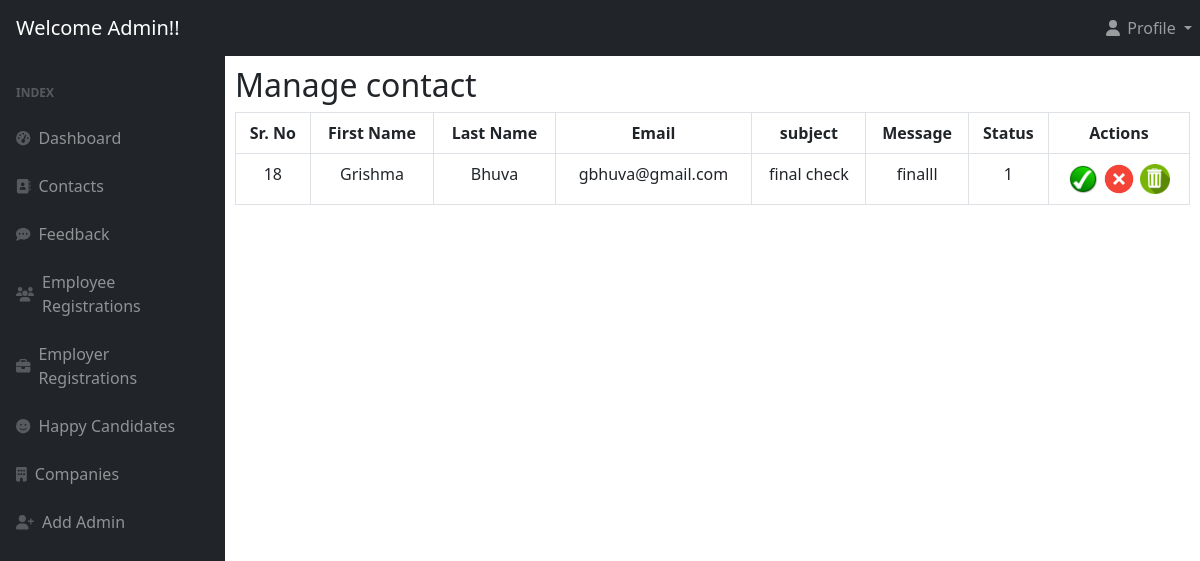
The app's page /admin/contacts.php (signed in) with its own data.
### tables this page shows
CREATE TABLE `tbl_contact` (
  `con_id` int(11) NOT NULL,
  `con_fname` varchar(80) NOT NULL,
  `con_lname` varchar(255) NOT NULL,
  `con_email` varchar(80) NOT NULL,
  `con_subject` varchar(200) NOT NULL,
  `con_message` text NOT NULL,
  `con_status` int(11) NOT NULL
);

### admin/contacts.php (the view, shortened to what this page needs)
	<?php
	include("header.php");
	include("connect.php");
	?>
	<body style="padding:10px;">
	<div class="row">
	<div class="box col-md-12">
    <div class="box-inner">
    <div class="box-header well" data-original-title="">
        <a><h2><i class="glyphicon glyphicon-wrench"></i> Manage contact</h2></a>
    </div>
    <div class="box-content">
    <div style="overflow:auto">
	<table class="table table-bordered bootstrap-datatable">
    <thead>
    <tr>
	     <th class="text-center">Sr. No</th>
        <th class="text-center">First Name </th>
		<th class="text-center">Last Name</th>
				<th class="text-center">Email</th>
			<th class="text-center">subject</th>
				<th class="text-center">Message</th>
        <th class="text-center"> Status </th>
		<th class="text-center">Actions</th>
    </tr>
    </thead>
    <tbody>
	<?php
	$sel="select * from tbl_contact";
	$q=mysqli_query($connection,$sel);
	while($row=mysqli_fetch_array($q))
	{
		?>
    <tr>
	     <td class="text-center"><?php echo $row['con_id'];?></td>
        <td class="text-center"><?php echo $row['con_fname'];?></td>
		 <td class="text-center"><?php echo $row['con_lname'];?></td>
		<td class="text-center"><?php echo $row['con_email'];?></td>
        <td class="text-center"><?php echo $row['con_subject'];?></td>
           <td class="text-center"><?php echo $row['con_message'];?></td>
		   <td class="text-center"><?php echo $row['con_status'];?></td>
        <td class="text-center" >
<a href="app_contact.php?approve=<?php echo $row['con_id'];?>"  class="btn_approve"> <img src="img/approve.png" height="30px" width="30px" data-toggle="tooltip" title="Approve"></a>
<a href="rej_contact.php?reject=<?php echo $row['con_id'];?>" class="btn_reject">
<img src="img/cancel.png" height="34px" width="34px" data-toggle="tooltip" title="Reject"></a>
<a href="del_contact.php?delete=<?php echo $row['con_id'];?>" class="btn_delete">
<img src="img/delete.png" height="30px" width="30px" data-toggle="tooltip" title="Delete"></a>
	</td>
      </tr>
	<?php
	}
	?>
    </tbody>
    </table>
</main>
    </div>
</body>
	</html>

### records on screen
tbl_contact: con_id "18", con_fname "Grishma", con_lname "Bhuva", con_email "gbhuva@gmail.com", con_subject "final check", con_message "finalll", con_status "1"
